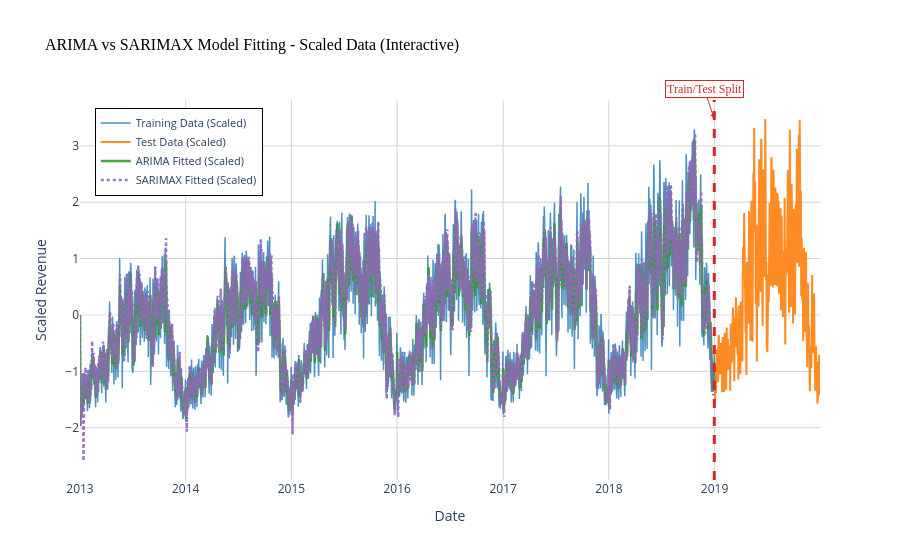

The notebook cell this image was saved under:
### Code cell
import pandas as pd
import matplotlib.pyplot as plt
import statsmodels.api as sm
from sklearn.preprocessing import StandardScaler
import plotly.graph_objects as go

# ---------------------------
# 1️⃣ Fit ARIMA Model
# ---------------------------
arima_model = sm.tsa.ARIMA(df_boston_train['Revenue_scaled'], order=(5, 1, 0))
arima_fit = arima_model.fit()

# Keep fitted values in scaled form for comparison with scaled data
arima_fitted_scaled = arima_fit.fittedvalues.values

# ---------------------------
# 2️⃣ Fit SARIMAX Model
# ---------------------------
sarimax_model = sm.tsa.SARIMAX(
    df_boston_train['Revenue_scaled'],
    order=(5, 1, 0),
    seasonal_order=(1, 1, 1, 12)  # monthly seasonality example
)
sarimax_fit = sarimax_model.fit(disp=False)

# Keep fitted values in scaled form for comparison with scaled data
sarimax_fitted_scaled = sarimax_fit.fittedvalues.values

# ---------------------------
# 3️⃣ Interactive Plot with Better Color Contrast
# ---------------------------
fig = go.Figure()

# Training & test data (using scaled revenue) - Better contrast colors
fig.add_trace(go.Scatter(
    x=df_boston_train.index,
    y=df_boston_train['Revenue_scaled'],
    mode='lines',
    name='Training Data (Scaled)',
    line=dict(color='#1f77b4', width=1.5),  # Darker blue
    opacity=0.8
))
fig.add_trace(go.Scatter(
    x=df_boston_test.index,
    y=df_boston_test['Revenue_scaled'],
    mode='lines',
    name='Test Data (Scaled)',
    line=dict(color='#ff7f0e', width=2),  # Bright orange
    opacity=0.9
))

# ARIMA fitted values (scaled) - Bright contrasting color
fig.add_trace(go.Scatter(
    x=df_boston_train.index,
    y=arima_fitted_scaled,
    mode='lines',
    name='ARIMA Fitted (Scaled)',
    line=dict(color='#2ca02c', width=2.5),  # Bright green
    opacity=0.9
))

# SARIMAX fitted values (scaled) - High contrast purple
fig.add_trace(go.Scatter(
    x=df_boston_train.index,
    y=sarimax_fitted_scaled,
    mode='lines',
    name='SARIMAX Fitted (Scaled)',
    line=dict(color='#9467bd', width=2.5, dash='dot'),  # Bright purple with dots
    opacity=0.9
))

# Train/Test Split Line with better visibility
fig.add_shape(
    type="line",
    x0=df_boston_train.index[-1], x1=df_boston_train.index[-1],
    y0=0, y1=1,
    yref="paper",
    line=dict(color="#d62728", width=3, dash="dash"),  # Bright red, thicker
)

# Add annotation for the split line with better contrast
fig.add_annotation(
    x=df_boston_train.index[-1],
    y=0.95,
    yref="paper",
    text="Train/Test Split",
    showarrow=True,
    arrowhead=2,
    arrowcolor="#d62728",
    font=dict(color="#d62728", size=12, family="Arial Black"),
    bgcolor="white",
    bordercolor="#d62728",
    borderwidth=1
)

fig.update_layout(
    title=dict(
        text='ARIMA vs SARIMAX Model Fitting - Scaled Data (Interactive)',
        font=dict(size=16, color='black', family="Arial Black")
    ),
    xaxis_title='Date',
    yaxis_title='Scaled Revenue',
    hovermode='x unified',
    template='plotly_white',
    legend=dict(
        x=0.02, 
        y=0.98,
        bgcolor="rgba(255,255,255,0.9)",
        bordercolor="black",
        borderwidth=1,
        font=dict(size=11)
    ),
    plot_bgcolor='white',
    paper_bgcolor='white'
)

# Update axes for better readability
fig.update_xaxes(
    gridcolor='lightgray',
    gridwidth=1,
    showgrid=True
)
fig.update_yaxes(
    gridcolor='lightgray',
    gridwidth=1,
    showgrid=True
)

fig.show()

### Figure 1 — Plotly figure (JSON) as saved in the notebook; plotly's stock layout.template omitted (floating-point values rounded to 4 significant figures; data arrays with more than 128 entries replaced by an {"elided": "..."} marker saying what was removed)
{"data": [{"line": {"color": "#1f77b4", "width": 1.5}, "mode": "lines", "name": "Training Data (Scaled)", "opacity": 0.8, "type": "scatter", "x": {"elided": "2191 str values"}, "y": {"elided": "2191 float values"}}, {"line": {"color": "#ff7f0e", "width": 2}, "mode": "lines", "name": "Test Data (Scaled)", "opacity": 0.9, "type": "scatter", "x": {"elided": "365 str values"}, "y": {"elided": "365 float values"}}, {"line": {"color": "#2ca02c", "width": 2.5}, "mode": "lines", "name": "ARIMA Fitted (Scaled)", "opacity": 0.9, "type": "scatter", "x": {"elided": "2191 str values"}, "y": {"elided": "2191 float values"}}, {"line": {"color": "#9467bd", "dash": "dot", "width": 2.5}, "mode": "lines", "name": "SARIMAX Fitted (Scaled)", "opacity": 0.9, "type": "scatter", "x": {"elided": "2191 str values"}, "y": {"elided": "2191 float values"}}], "layout": {"annotations": [{"arrowcolor": "#d62728", "arrowhead": 2, "bgcolor": "white", "bordercolor": "#d62728", "borderwidth": 1, "font": {"color": "#d62728", "family": "Arial Black", "size": 12}, "showarrow": true, "text": "Train/Test Split", "x": "2018-12-31T00:00:00", "y": 0.95, "yref": "paper"}], "hovermode": "x unified", "legend": {"bgcolor": "rgba(255,255,255,0.9)", "bordercolor": "black", "borderwidth": 1, "font": {"size": 11}, "x": 0.02, "y": 0.98}, "paper_bgcolor": "white", "plot_bgcolor": "white", "shapes": [{"line": {"color": "#d62728", "dash": "dash", "width": 3}, "type": "line", "x0": "2018-12-31T00:00:00", "x1": "2018-12-31T00:00:00", "y0": 0, "y1": 1, "yref": "paper"}], "title": {"font": {"color": "black", "family": "Arial Black", "size": 16}, "text": "ARIMA vs SARIMAX Model Fitting - Scaled Data (Interactive)"}, "xaxis": {"gridcolor": "lightgray", "gridwidth": 1, "showgrid": true, "title": {"text": "Date"}}, "yaxis": {"gridcolor": "lightgray", "gridwidth": 1, "showgrid": true, "title": {"text": "Scaled Revenue"}}}}
